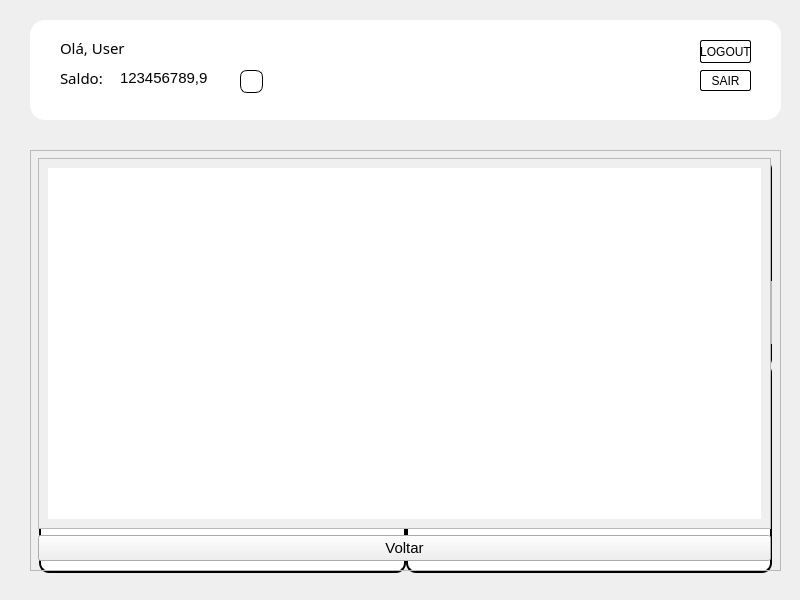
<?xml version="1.0" encoding="UTF-8"?>
<ui version="4.0">
 <class>TelaPrincipal</class>
 <widget class="QMainWindow" name="TelaPrincipal">
  <property name="geometry">
   <rect>
    <x>0</x>
    <y>0</y>
    <width>800</width>
    <height>600</height>
   </rect>
  </property>
  <property name="minimumSize">
   <size>
    <width>800</width>
    <height>600</height>
   </size>
  </property>
  <property name="maximumSize">
   <size>
    <width>3840</width>
    <height>2160</height>
   </size>
  </property>
  <property name="sizeIncrement">
   <size>
    <width>110</width>
    <height>100</height>
   </size>
  </property>
  <property name="baseSize">
   <size>
    <width>800</width>
    <height>600</height>
   </size>
  </property>
  <property name="font">
   <font>
    <family>Arial</family>
    <pointsize>11</pointsize>
   </font>
  </property>
  <property name="windowTitle">
   <string>L-Bank</string>
  </property>
  <property name="styleSheet">
   <string notr="true"/>
  </property>
  <widget class="QWidget" name="centralwidget">
   <property name="maximumSize">
    <size>
     <width>1920</width>
     <height>1200</height>
    </size>
   </property>
   <property name="sizeIncrement">
    <size>
     <width>110</width>
     <height>100</height>
    </size>
   </property>
   <property name="baseSize">
    <size>
     <width>800</width>
     <height>600</height>
    </size>
   </property>
   <property name="styleSheet">
    <string notr="true"/>
   </property>
   <widget class="QFrame" name="frame">
    <property name="geometry">
     <rect>
      <x>30</x>
      <y>20</y>
      <width>751</width>
      <height>100</height>
     </rect>
    </property>
    <property name="minimumSize">
     <size>
      <width>0</width>
      <height>100</height>
     </size>
    </property>
    <property name="styleSheet">
     <string notr="true">background-color:white;
border-radius:15;</string>
    </property>
    <property name="frameShape">
     <enum>QFrame::StyledPanel</enum>
    </property>
    <property name="frameShadow">
     <enum>QFrame::Raised</enum>
    </property>
    <widget class="QLabel" name="Mensagem_user">
     <property name="geometry">
      <rect>
       <x>30</x>
       <y>20</y>
       <width>541</width>
       <height>16</height>
      </rect>
     </property>
     <property name="minimumSize">
      <size>
       <width>400</width>
       <height>0</height>
      </size>
     </property>
     <property name="font">
      <font>
       <family>Arial Black</family>
       <pointsize>11</pointsize>
      </font>
     </property>
     <property name="styleSheet">
      <string notr="true"/>
     </property>
     <property name="text">
      <string>Olá, User</string>
     </property>
    </widget>
    <widget class="QLabel" name="Saldo_label">
     <property name="geometry">
      <rect>
       <x>30</x>
       <y>50</y>
       <width>51</width>
       <height>16</height>
      </rect>
     </property>
     <property name="font">
      <font>
       <family>Arial Black</family>
       <pointsize>11</pointsize>
      </font>
     </property>
     <property name="text">
      <string>Saldo:</string>
     </property>
    </widget>
    <widget class="QLabel" name="Saldo_set">
     <property name="geometry">
      <rect>
       <x>90</x>
       <y>50</y>
       <width>91</width>
       <height>16</height>
      </rect>
     </property>
     <property name="font">
      <font>
       <family>Arial</family>
       <pointsize>11</pointsize>
      </font>
     </property>
     <property name="styleSheet">
      <string notr="true">background-color:white;</string>
     </property>
     <property name="text">
      <string>123456789,9</string>
     </property>
    </widget>
    <widget class="QPushButton" name="Ocultar_Button">
     <property name="geometry">
      <rect>
       <x>210</x>
       <y>50</y>
       <width>23</width>
       <height>23</height>
      </rect>
     </property>
     <property name="minimumSize">
      <size>
       <width>23</width>
       <height>23</height>
      </size>
     </property>
     <property name="maximumSize">
      <size>
       <width>23</width>
       <height>23</height>
      </size>
     </property>
     <property name="styleSheet">
      <string notr="true">background-image: url(C:/Users/LazimR/Documents/GitHub/Projeto_Banco/imagens/olho_fechado.png);
background-repeat: no-repeat;
border-radius: 7px;
border-style:solid;
border-width:1px;
border-color:black;
</string>
     </property>
     <property name="text">
      <string/>
     </property>
    </widget>
    <widget class="QPushButton" name="Sair_Button">
     <property name="geometry">
      <rect>
       <x>670</x>
       <y>50</y>
       <width>51</width>
       <height>21</height>
      </rect>
     </property>
     <property name="styleSheet">
      <string notr="true">border-radius: 2px;
border-style:solid;
border-width:1px;
border-color:black;
</string>
     </property>
     <property name="text">
      <string>SAIR</string>
     </property>
    </widget>
    <widget class="QPushButton" name="Logout_Button">
     <property name="geometry">
      <rect>
       <x>670</x>
       <y>20</y>
       <width>51</width>
       <height>23</height>
      </rect>
     </property>
     <property name="styleSheet">
      <string notr="true">border-radius: 2px;
border-style:solid;
border-width:1px;
border-color:black;
</string>
     </property>
     <property name="text">
      <string>LOGOUT</string>
     </property>
    </widget>
   </widget>
   <widget class="QLabel" name="Fundo">
    <property name="geometry">
     <rect>
      <x>-210</x>
      <y>-130</y>
      <width>1200</width>
      <height>1200</height>
     </rect>
    </property>
    <property name="minimumSize">
     <size>
      <width>1200</width>
      <height>1200</height>
     </size>
    </property>
    <property name="maximumSize">
     <size>
      <width>4000</width>
      <height>3000</height>
     </size>
    </property>
    <property name="styleSheet">
     <string notr="true">background-image: url(C:/Users/LazimR/Documents/GitHub/Projeto_Banco/imagens/fundo.png);
background-repeat: no-repeat;</string>
    </property>
    <property name="text">
     <string>TextLabel</string>
    </property>
   </widget>
   <widget class="QFrame" name="Frame_opc">
    <property name="geometry">
     <rect>
      <x>30</x>
      <y>150</y>
      <width>751</width>
      <height>426</height>
     </rect>
    </property>
    <layout class="QVBoxLayout" name="Layout_opc">
     <property name="spacing">
      <number>0</number>
     </property>
     <item>
      <layout class="QHBoxLayout" name="horizontalLayout">
       <property name="spacing">
        <number>0</number>
       </property>
       <property name="sizeConstraint">
        <enum>QLayout::SetDefaultConstraint</enum>
       </property>
       <item>
        <widget class="QPushButton" name="Saque_Button">
         <property name="minimumSize">
          <size>
           <width>204</width>
           <height>210</height>
          </size>
         </property>
         <property name="font">
          <font>
           <family>Arial</family>
           <pointsize>15</pointsize>
          </font>
         </property>
         <property name="styleSheet">
          <string notr="true">border-radius:10px;
border-color:black;
border-width: 2px;
border-style: solid;
background-color: #ffffff;
</string>
         </property>
         <property name="text">
          <string>Saque</string>
         </property>
        </widget>
       </item>
       <item>
        <widget class="QPushButton" name="Deposito_Button">
         <property name="minimumSize">
          <size>
           <width>0</width>
           <height>210</height>
          </size>
         </property>
         <property name="font">
          <font>
           <family>Arial</family>
           <pointsize>15</pointsize>
          </font>
         </property>
         <property name="styleSheet">
          <string notr="true">border-radius:10px;
border-color:black;
background-color: #ffffff;
border-width: 2px;
border-style: solid;</string>
         </property>
         <property name="text">
          <string>Deposito</string>
         </property>
        </widget>
       </item>
      </layout>
     </item>
     <item>
      <layout class="QHBoxLayout" name="horizontalLayout_2">
       <property name="spacing">
        <number>0</number>
       </property>
       <item>
        <widget class="QPushButton" name="Transf_Button_2">
         <property name="minimumSize">
          <size>
           <width>0</width>
           <height>210</height>
          </size>
         </property>
         <property name="font">
          <font>
           <family>Arial</family>
           <pointsize>15</pointsize>
          </font>
         </property>
         <property name="styleSheet">
          <string notr="true">border-radius:10px;
border-color:black;
background-color: #ffffff;
border-width:2px;
border-style: solid;</string>
         </property>
         <property name="text">
          <string>Transferência</string>
         </property>
        </widget>
       </item>
       <item>
        <widget class="QPushButton" name="Extrato_Button_2">
         <property name="minimumSize">
          <size>
           <width>0</width>
           <height>210</height>
          </size>
         </property>
         <property name="font">
          <font>
           <family>Arial</family>
           <pointsize>15</pointsize>
          </font>
         </property>
         <property name="styleSheet">
          <string notr="true">border-radius:10px;
border-color:black;
background-color: #ffffff;
border-width:2px;
border-style: solid;</string>
         </property>
         <property name="text">
          <string>Extrato</string>
         </property>
        </widget>
       </item>
      </layout>
     </item>
    </layout>
   </widget>
   <widget class="QFrame" name="Frame_Saque">
    <property name="geometry">
     <rect>
      <x>30</x>
      <y>150</y>
      <width>751</width>
      <height>426</height>
     </rect>
    </property>
    <layout class="QVBoxLayout" name="Layout_opc_2" stretch="0">
     <property name="spacing">
      <number>0</number>
     </property>
     <property name="topMargin">
      <number>100</number>
     </property>
     <item>
      <layout class="QFormLayout" name="formLayout">
       <property name="sizeConstraint">
        <enum>QLayout::SetDefaultConstraint</enum>
       </property>
       <property name="leftMargin">
        <number>100</number>
       </property>
       <item row="0" column="0">
        <widget class="QLabel" name="ValorLabel">
         <property name="font">
          <font>
           <family>Arial Black</family>
           <pointsize>11</pointsize>
          </font>
         </property>
         <property name="text">
          <string>Quantidade:</string>
         </property>
        </widget>
       </item>
       <item row="0" column="1">
        <widget class="QLineEdit" name="ValorLineEdit">
         <property name="minimumSize">
          <size>
           <width>200</width>
           <height>0</height>
          </size>
         </property>
         <property name="maximumSize">
          <size>
           <width>200</width>
           <height>16777215</height>
          </size>
         </property>
         <property name="font">
          <font>
           <family>Arial</family>
           <pointsize>11</pointsize>
          </font>
         </property>
         <property name="styleSheet">
          <string notr="true">border-radius:5px;
border-style:solid;
border-width:1px;
border-color:black;</string>
         </property>
        </widget>
       </item>
       <item row="1" column="0">
        <widget class="QLabel" name="senhaLabel">
         <property name="font">
          <font>
           <family>Arial Black</family>
           <pointsize>11</pointsize>
          </font>
         </property>
         <property name="text">
          <string>         Senha:</string>
         </property>
        </widget>
       </item>
       <item row="1" column="1">
        <widget class="QLineEdit" name="senhaLineEdit">
         <property name="minimumSize">
          <size>
           <width>200</width>
           <height>0</height>
          </size>
         </property>
         <property name="maximumSize">
          <size>
           <width>200</width>
           <height>16777215</height>
          </size>
         </property>
         <property name="styleSheet">
          <string notr="true">border-radius:5px;
border-style:solid;
border-width:1px;
border-color:black;</string>
         </property>
        </widget>
       </item>
       <item row="2" column="1">
        <widget class="QFrame" name="Frame_botoes">
         <property name="minimumSize">
          <size>
           <width>0</width>
           <height>50</height>
          </size>
         </property>
         <property name="styleSheet">
          <string notr="true"/>
         </property>
         <property name="frameShape">
          <enum>QFrame::StyledPanel</enum>
         </property>
         <property name="frameShadow">
          <enum>QFrame::Raised</enum>
         </property>
         <widget class="QPushButton" name="Sacar_Button">
          <property name="geometry">
           <rect>
            <x>10</x>
            <y>10</y>
            <width>100</width>
            <height>25</height>
           </rect>
          </property>
          <property name="minimumSize">
           <size>
            <width>100</width>
            <height>25</height>
           </size>
          </property>
          <property name="maximumSize">
           <size>
            <width>100</width>
            <height>16777215</height>
           </size>
          </property>
          <property name="baseSize">
           <size>
            <width>100</width>
            <height>0</height>
           </size>
          </property>
          <property name="font">
           <font>
            <family>Arial Black</family>
            <pointsize>11</pointsize>
           </font>
          </property>
          <property name="styleSheet">
           <string notr="true">border-radius:10px;
border-color:black;
background-color: #00ff00;
border-width: 0.1px;
border-style: solid;</string>
          </property>
          <property name="text">
           <string>Sacar</string>
          </property>
         </widget>
         <widget class="QPushButton" name="Voltar_Button">
          <property name="geometry">
           <rect>
            <x>230</x>
            <y>10</y>
            <width>100</width>
            <height>25</height>
           </rect>
          </property>
          <property name="minimumSize">
           <size>
            <width>0</width>
            <height>25</height>
           </size>
          </property>
          <property name="maximumSize">
           <size>
            <width>100</width>
            <height>16777215</height>
           </size>
          </property>
          <property name="font">
           <font>
            <family>Arial Black</family>
            <pointsize>11</pointsize>
           </font>
          </property>
          <property name="styleSheet">
           <string notr="true">border-radius:10px;
border-color:black;
background-color: #ff0000;
border-width: 0.1px;
border-style: solid;</string>
          </property>
          <property name="text">
           <string>Voltar</string>
          </property>
         </widget>
        </widget>
       </item>
      </layout>
     </item>
    </layout>
   </widget>
   <widget class="QFrame" name="Frame_deposito">
    <property name="geometry">
     <rect>
      <x>30</x>
      <y>150</y>
      <width>751</width>
      <height>421</height>
     </rect>
    </property>
    <property name="frameShape">
     <enum>QFrame::StyledPanel</enum>
    </property>
    <property name="frameShadow">
     <enum>QFrame::Raised</enum>
    </property>
    <widget class="QWidget" name="layoutWidget">
     <property name="geometry">
      <rect>
       <x>0</x>
       <y>0</y>
       <width>733</width>
       <height>424</height>
      </rect>
     </property>
     <layout class="QFormLayout" name="formLayout_2">
      <property name="sizeConstraint">
       <enum>QLayout::SetDefaultConstraint</enum>
      </property>
      <property name="leftMargin">
       <number>105</number>
      </property>
      <property name="topMargin">
       <number>120</number>
      </property>
      <item row="0" column="0">
       <widget class="QLabel" name="ValorLabel_2">
        <property name="font">
         <font>
          <family>Arial Black</family>
          <pointsize>11</pointsize>
         </font>
        </property>
        <property name="text">
         <string>Quantidade:</string>
        </property>
       </widget>
      </item>
      <item row="0" column="1">
       <widget class="QLineEdit" name="ValorLineEdit_2">
        <property name="minimumSize">
         <size>
          <width>200</width>
          <height>0</height>
         </size>
        </property>
        <property name="maximumSize">
         <size>
          <width>200</width>
          <height>16777215</height>
         </size>
        </property>
        <property name="font">
         <font>
          <family>Arial</family>
          <pointsize>11</pointsize>
         </font>
        </property>
        <property name="styleSheet">
         <string notr="true">border-radius:5px;
border-style:solid;
border-width:1px;
border-color:black;</string>
        </property>
       </widget>
      </item>
      <item row="1" column="1">
       <widget class="QFrame" name="Frame_botoes_2">
        <property name="minimumSize">
         <size>
          <width>0</width>
          <height>50</height>
         </size>
        </property>
        <property name="styleSheet">
         <string notr="true"/>
        </property>
        <property name="frameShape">
         <enum>QFrame::StyledPanel</enum>
        </property>
        <property name="frameShadow">
         <enum>QFrame::Raised</enum>
        </property>
        <widget class="QPushButton" name="Depositar_Button">
         <property name="geometry">
          <rect>
           <x>10</x>
           <y>10</y>
           <width>100</width>
           <height>25</height>
          </rect>
         </property>
         <property name="minimumSize">
          <size>
           <width>100</width>
           <height>25</height>
          </size>
         </property>
         <property name="maximumSize">
          <size>
           <width>100</width>
           <height>16777215</height>
          </size>
         </property>
         <property name="baseSize">
          <size>
           <width>100</width>
           <height>0</height>
          </size>
         </property>
         <property name="font">
          <font>
           <family>Arial Black</family>
           <pointsize>11</pointsize>
          </font>
         </property>
         <property name="styleSheet">
          <string notr="true">border-radius:10px;
border-color:black;
background-color: #00ff00;
border-width: 0.1px;
border-style: solid;</string>
         </property>
         <property name="text">
          <string>Depositar</string>
         </property>
        </widget>
        <widget class="QPushButton" name="Voltar_Button_2">
         <property name="geometry">
          <rect>
           <x>230</x>
           <y>10</y>
           <width>100</width>
           <height>25</height>
          </rect>
         </property>
         <property name="minimumSize">
          <size>
           <width>0</width>
           <height>25</height>
          </size>
         </property>
         <property name="maximumSize">
          <size>
           <width>100</width>
           <height>16777215</height>
          </size>
         </property>
         <property name="font">
          <font>
           <family>Arial Black</family>
           <pointsize>11</pointsize>
          </font>
         </property>
         <property name="styleSheet">
          <string notr="true">border-radius:10px;
border-color:black;
background-color: #ff0000;
border-width: 0.1px;
border-style: solid;</string>
         </property>
         <property name="text">
          <string>Voltar</string>
         </property>
        </widget>
       </widget>
      </item>
     </layout>
    </widget>
   </widget>
   <widget class="QFrame" name="Frame_Transf">
    <property name="geometry">
     <rect>
      <x>30</x>
      <y>155</y>
      <width>751</width>
      <height>421</height>
     </rect>
    </property>
    <layout class="QVBoxLayout" name="Layout_opc_3" stretch="0">
     <property name="spacing">
      <number>0</number>
     </property>
     <property name="topMargin">
      <number>60</number>
     </property>
     <item>
      <layout class="QFormLayout" name="formLayout_3">
       <property name="sizeConstraint">
        <enum>QLayout::SetDefaultConstraint</enum>
       </property>
       <property name="leftMargin">
        <number>100</number>
       </property>
       <item row="0" column="0">
        <widget class="QLabel" name="ValorLabel_3">
         <property name="font">
          <font>
           <family>Arial Black</family>
           <pointsize>11</pointsize>
          </font>
         </property>
         <property name="text">
          <string>Quantidade:</string>
         </property>
        </widget>
       </item>
       <item row="0" column="1">
        <widget class="QLineEdit" name="ValorLineEdit_3">
         <property name="minimumSize">
          <size>
           <width>200</width>
           <height>0</height>
          </size>
         </property>
         <property name="maximumSize">
          <size>
           <width>200</width>
           <height>16777215</height>
          </size>
         </property>
         <property name="font">
          <font>
           <family>Arial</family>
           <pointsize>11</pointsize>
          </font>
         </property>
         <property name="styleSheet">
          <string notr="true">border-radius:5px;
border-style:solid;
border-width:1px;
border-color:black;</string>
         </property>
        </widget>
       </item>
       <item row="2" column="0">
        <widget class="QLabel" name="senhaLabel_2">
         <property name="font">
          <font>
           <family>Arial Black</family>
           <pointsize>11</pointsize>
          </font>
         </property>
         <property name="text">
          <string>         Senha:</string>
         </property>
        </widget>
       </item>
       <item row="2" column="1">
        <widget class="QLineEdit" name="senhaLineEdit_2">
         <property name="minimumSize">
          <size>
           <width>200</width>
           <height>0</height>
          </size>
         </property>
         <property name="maximumSize">
          <size>
           <width>200</width>
           <height>16777215</height>
          </size>
         </property>
         <property name="styleSheet">
          <string notr="true">border-radius:5px;
border-style:solid;
border-width:1px;
border-color:black;</string>
         </property>
        </widget>
       </item>
       <item row="3" column="1">
        <widget class="QFrame" name="Frame_botoes_3">
         <property name="minimumSize">
          <size>
           <width>0</width>
           <height>50</height>
          </size>
         </property>
         <property name="styleSheet">
          <string notr="true"/>
         </property>
         <property name="frameShape">
          <enum>QFrame::StyledPanel</enum>
         </property>
         <property name="frameShadow">
          <enum>QFrame::Raised</enum>
         </property>
         <widget class="QPushButton" name="Transf_Button">
          <property name="geometry">
           <rect>
            <x>10</x>
            <y>10</y>
            <width>100</width>
            <height>25</height>
           </rect>
          </property>
          <property name="minimumSize">
           <size>
            <width>100</width>
            <height>25</height>
           </size>
          </property>
          <property name="maximumSize">
           <size>
            <width>100</width>
            <height>16777215</height>
           </size>
          </property>
          <property name="baseSize">
           <size>
            <width>100</width>
            <height>0</height>
           </size>
          </property>
          <property name="font">
           <font>
            <family>Arial Black</family>
            <pointsize>11</pointsize>
           </font>
          </property>
          <property name="styleSheet">
           <string notr="true">border-radius:10px;
border-color:black;
background-color: #00ff00;
border-width: 0.1px;
border-style: solid;</string>
          </property>
          <property name="text">
           <string>Transferir</string>
          </property>
         </widget>
         <widget class="QPushButton" name="Voltar_Button_3">
          <property name="geometry">
           <rect>
            <x>230</x>
            <y>10</y>
            <width>100</width>
            <height>25</height>
           </rect>
          </property>
          <property name="minimumSize">
           <size>
            <width>0</width>
            <height>25</height>
           </size>
          </property>
          <property name="maximumSize">
           <size>
            <width>100</width>
            <height>16777215</height>
           </size>
          </property>
          <property name="font">
           <font>
            <family>Arial Black</family>
            <pointsize>11</pointsize>
           </font>
          </property>
          <property name="styleSheet">
           <string notr="true">border-radius:10px;
border-color:black;
background-color: #ff0000;
border-width: 0.1px;
border-style: solid;</string>
          </property>
          <property name="text">
           <string>Voltar</string>
          </property>
         </widget>
        </widget>
       </item>
       <item row="1" column="0">
        <widget class="QLabel" name="destinatarioLabel">
         <property name="font">
          <font>
           <family>Arial Black</family>
           <pointsize>11</pointsize>
          </font>
         </property>
         <property name="text">
          <string>Destinatario: </string>
         </property>
        </widget>
       </item>
       <item row="1" column="1">
        <widget class="QLineEdit" name="destinatarioLineEdit">
         <property name="maximumSize">
          <size>
           <width>200</width>
           <height>16777215</height>
          </size>
         </property>
         <property name="font">
          <font>
           <family>Arial</family>
           <pointsize>11</pointsize>
          </font>
         </property>
         <property name="styleSheet">
          <string notr="true">border-radius:5px;
border-style:solid;
border-width:1px;
border-color:black;</string>
         </property>
        </widget>
       </item>
      </layout>
     </item>
    </layout>
   </widget>
   <widget class="QFrame" name="Frame_extrato">
    <property name="geometry">
     <rect>
      <x>29</x>
      <y>149</y>
      <width>751</width>
      <height>421</height>
     </rect>
    </property>
    <layout class="QVBoxLayout" name="LayoutExtrato">
     <item>
      <widget class="QScrollArea" name="scrollArea">
       <property name="widgetResizable">
        <bool>true</bool>
       </property>
       <widget class="QWidget" name="scrollAreaWidgetContents">
        <property name="geometry">
         <rect>
          <x>0</x>
          <y>0</y>
          <width>731</width>
          <height>370</height>
         </rect>
        </property>
        <layout class="QVBoxLayout" name="verticalLayout">
         <item>
          <widget class="QLabel" name="Texto_extrato">
           <property name="sizePolicy">
            <sizepolicy hsizetype="Preferred" vsizetype="Preferred">
             <horstretch>0</horstretch>
             <verstretch>0</verstretch>
            </sizepolicy>
           </property>
           <property name="font">
            <font>
             <pointsize>11</pointsize>
            </font>
           </property>
           <property name="layoutDirection">
            <enum>Qt::LeftToRight</enum>
           </property>
           <property name="styleSheet">
            <string notr="true">background-color:white;</string>
           </property>
           <property name="text">
            <string/>
           </property>
           <property name="alignment">
            <set>Qt::AlignLeading|Qt::AlignLeft|Qt::AlignTop</set>
           </property>
          </widget>
         </item>
        </layout>
       </widget>
      </widget>
     </item>
     <item>
      <widget class="QPushButton" name="Voltar">
       <property name="text">
        <string>Voltar</string>
       </property>
      </widget>
     </item>
    </layout>
   </widget>
   <zorder>Fundo</zorder>
   <zorder>frame</zorder>
   <zorder>Frame_opc</zorder>
   <zorder>Frame_Saque</zorder>
   <zorder>Frame_deposito</zorder>
   <zorder>Frame_Transf</zorder>
   <zorder>Frame_extrato</zorder>
  </widget>
  <widget class="QMenuBar" name="menubar">
   <property name="geometry">
    <rect>
     <x>0</x>
     <y>0</y>
     <width>800</width>
     <height>21</height>
    </rect>
   </property>
  </widget>
 </widget>
 <resources/>
 <connections/>
</ui>
